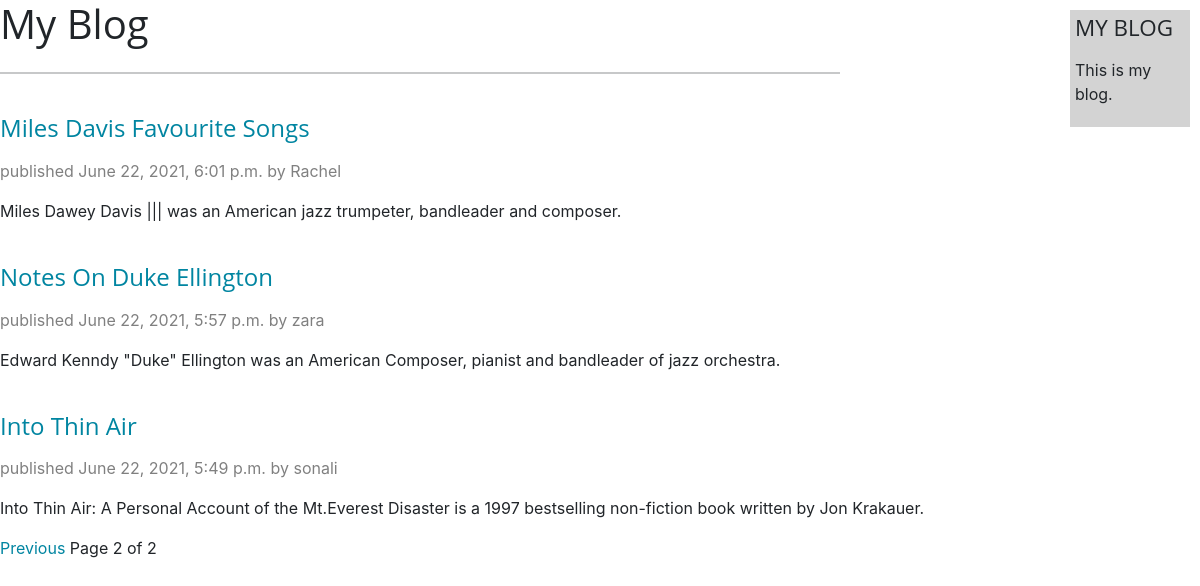
The page /b/?page=2 on the database its author committed.
### b/models.py (models this page shows, shortened)
class Post(models.Model):
    objects = models.Manager()  # The default manager.
    published = PublishedManager()  # Our custom manager.
    def get_absolute_url(self):
        return reverse('b:post_detail',
                       args=[self.publish.year,
                             self.publish.month,
                             self.publish.day,
                             self.slug])
    STATUS_CHOICES = (
        ('draft', 'Draft'),
        ('published', 'Published'),
    )
    title = models.CharField(max_length=250)
    slug = models.SlugField(max_length=250,
                            unique_for_date='publish')
    author = models.ForeignKey(User, on_delete=models.CASCADE,
                               related_name='blog_posts')
    body = models.TextField()
    publish = models.DateTimeField(default=timezone.now)
    created = models.DateTimeField(auto_now_add=True)
    updated = models.DateTimeField(auto_now=True)
    status = models.CharField(max_length=10,
                              choices=STATUS_CHOICES,
                              default='draft')
    class Meta:
        ordering = ('-publish',)

### b/views.py (the view)
# urls.py: path('', views.PostListView.as_view(), name='post_list'),
class PostListView(ListView):
    queryset = Post.published.all()
    context_object_name = 'posts'
    paginate_by = 3
    template_name = 'post/list.html'

### b/templates/post/list.html (shortened to what this page needs)
{% extends "b/base.html" %}
{% block content %}
    <h1>My Blog</h1>
    <hr class="my-4">
    {% if posts %}
        {% for post in posts %}
            <h2 class="post-heading">
                <a href="{{ post.get_absolute_url }}">
                    {{ post.title }}
                </a>
            </h2>
            <p class="date">
                published {{ post.publish }} by {{ post.author }}
            </p>
            <p class="subheading">
                {{ post.body|truncatewords:30|linebreaks }}
            </p>
        {% endfor %}
    {% endif %}
  	{% include "b/pagination.html" with page=page_obj %}
{% endblock %}

### b/static/css/b.css (style rules this page uses)
*, *::before, *::after { box-sizing: border-box; }
* { margin: 0; padding: 0; text-decoration: none; }
body { margin: 0; font-family: "Lora", -apple-system, BlinkMacSystemFont, "Segoe UI", Roboto, "Helvetica Neue", Arial, sans-serif, "Apple Color Emoji", "Segoe UI Emoji", "Segoe UI Symbol", "Noto Color Emoji"; font-size: 1rem; font-weight: 400; line-height: 1.5; color: #212529; background-color: #fff; -webkit-text-size-adjust: 100%; -webkit-tap-highlight-color: rgba(0, 0, 0, 0); }
hr { margin: 1rem 0; color: inherit; background-color: currentColor; border: 0; opacity: 0.25; }
hr:not([size]) { height: 2px; width: 70% }
h6, .h6, h5, .h5, h4, .h4, h3, .h3, h2, .h2, h1, .h1 { margin-top: 0; margin-bottom: 0.5rem; font-family: "Open Sans", -apple-system, BlinkMacSystemFont, "Segoe UI", Roboto, "Helvetica Neue", Arial, sans-serif, "Apple Color Emoji", "Segoe UI Emoji", "Segoe UI Symbol", "Noto Color Emoji"; font-weight: 500; line-height: 1.2; }
h1, .h1 { font-size: calc(1.375rem + 1.5vw); }
@media (min-width: 1200px) { h1, .h1 { font-size: 2.5rem; } }
h2, .h2 { font-size: calc(1.325rem + 0.9vw); }
@media (min-width: 1200px) { h2, .h2 { font-size: 1rem; } }
p { margin-top: 0; margin-bottom: 1rem; }
.post-heading { font-size: 1.5rem; margin-top: 2.5rem; }
.subheading { font-size: 1.2rem; }
a { color: #0085A1; text-decoration: none; }
.my-4 { margin-top: 1.5rem !important; margin-bottom: 1.5rem !important; }
hr { color: inherit; margin: 1rem 0px; border-width: 0px; border-style: initial; border-color: initial; border-image: initial; }
p { margin: 1rem 0; }
.date { color: gray; }

### rows shown on the page
Post: title "Miles Davis Favourite Songs", publish "June 22, 2021, 6:01 p.m.", author "Rachel", body "Miles Dawey Davis ||| was an American jazz trumpeter, bandleader and composer."
Post: title "Notes On Duke Ellington", publish "June 22, 2021, 5:57 p.m.", author "zara", body "Edward Kenndy \"Duke\" Ellington was an American Composer, pianist and bandleader of jazz orchestra."
Post: title "Into Thin Air", publish "June 22, 2021, 5:49 p.m.", author "sonali", body "Into Thin Air: A Personal Account of the Mt.Everest Disaster is a 1997 bestselling non-fiction book written by Jon Krakauer."

### other values the page prints
{{ page.number }} "2"
{{ page.paginator.num_pages }} "2"
